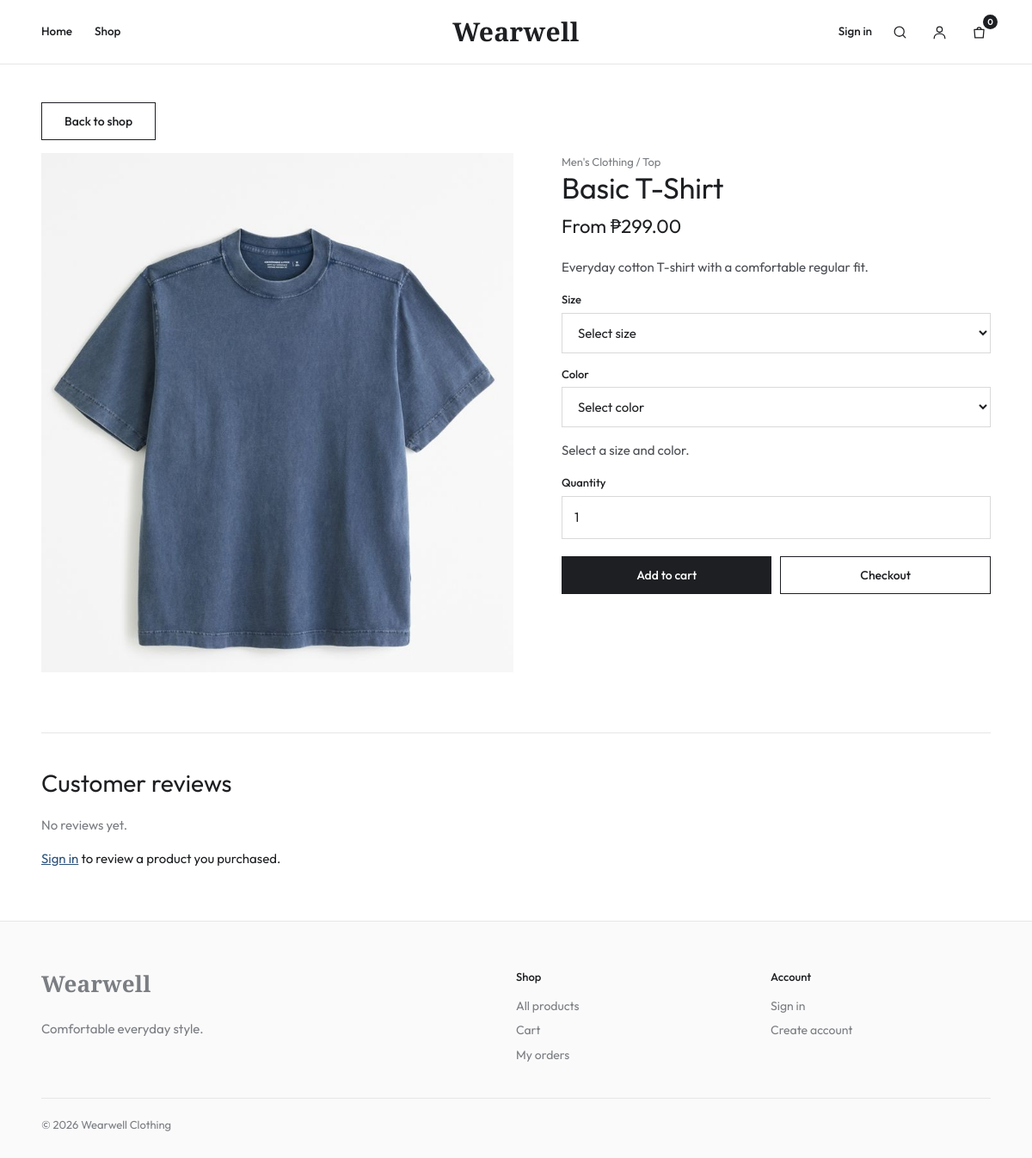
Screenshot of /product.php?id=1 with the database file from the repository.
### tables this page shows
CREATE TABLE product_images (
    image_id BIGINT UNSIGNED AUTO_INCREMENT PRIMARY KEY,
    product_id BIGINT UNSIGNED NOT NULL,
    image_path VARCHAR(255) NOT NULL,
    alt_text VARCHAR(190) NULL,
    sort_order SMALLINT UNSIGNED NOT NULL DEFAULT 0,
    FOREIGN KEY (product_id) REFERENCES products (product_id) ON DELETE CASCADE,
    INDEX idx_images_product_order (product_id, sort_order)
);

CREATE TABLE products (
    product_id BIGINT UNSIGNED AUTO_INCREMENT PRIMARY KEY,
    product_category_id INT UNSIGNED NOT NULL,
    product_type_id INT UNSIGNED NOT NULL,
    product_name VARCHAR(180) NOT NULL,
    slug VARCHAR(200) NOT NULL UNIQUE,
    description TEXT NULL,
    is_active TINYINT(1) NOT NULL DEFAULT 1,
    created_at TIMESTAMP NOT NULL DEFAULT CURRENT_TIMESTAMP,
    updated_at TIMESTAMP NOT NULL DEFAULT CURRENT_TIMESTAMP ON UPDATE CURRENT_TIMESTAMP,
    FOREIGN KEY (product_category_id) REFERENCES product_categories (product_category_id),
    FOREIGN KEY (product_type_id) REFERENCES product_types (product_type_id),
    INDEX idx_products_active_category (is_active, product_category_id)
);

CREATE TABLE product_categories (
    product_category_id INT UNSIGNED AUTO_INCREMENT PRIMARY KEY,
    category_name VARCHAR(100) NOT NULL UNIQUE,
    description TEXT NULL,
    is_active TINYINT(1) NOT NULL DEFAULT 1
);

CREATE TABLE product_types (
    product_type_id INT UNSIGNED AUTO_INCREMENT PRIMARY KEY,
    type_name VARCHAR(100) NOT NULL UNIQUE
);

### includes/functions.php (called while the page is built, shortened)
<?php
function e(mixed $value): string
{
    return htmlspecialchars((string) $value, ENT_QUOTES, "UTF-8");
}
function current_user(): ?array
{
    return $_SESSION["user"] ?? null;
}
function price_label(float $min, float $max): string
{
    $text = "₱" . number_format($min, 2);
    return $min < $max ? "From " . $text : $text;
}

### product.php (the view, shortened to what this page needs)
<?php
require_once __DIR__ . "/includes/functions.php";
$id = (int) ($_GET["id"] ?? 0);
$s = $pdo->prepare(
    'SELECT p.*,c.category_name,t.type_name
    FROM products p
    JOIN product_categories c ON c.product_category_id=p.product_category_id
    LEFT JOIN product_types t ON t.product_type_id=p.product_type_id
    WHERE p.product_id=? AND p.is_active=1 AND c.is_active=1',
);
$s->execute([$id]);
$p = $s->fetch();
$v = $pdo->prepare(
    'SELECT pv.variant_id,pv.size_id,pv.color_id,pv.price,pv.stock_quantity,pv.sku,sz.size_name,co.color_name
    FROM product_variants pv
    LEFT JOIN sizes sz ON sz.size_id=pv.size_id
    LEFT JOIN colors co ON co.color_id=pv.color_id
    WHERE pv.product_id=? AND pv.is_active=1
    ORDER BY sz.size_id,co.color_id',
);
$v->execute([$id]);
$variants = $v->fetchAll();
$prices = array_map(static fn($row) => (float) $row["price"], $variants);
$priceText = $prices ? price_label(min($prices), max($prices)) : "Unavailable";
$im = $pdo->prepare(
    'SELECT image_path,alt_text
    FROM product_images
    WHERE product_id=?
    ORDER BY sort_order,image_id',
);
$im->execute([$id]);
$images = $im->fetchAll();
$image = $images[0] ?? null;
$reviews = $pdo->prepare(
    'SELECT pr.rating,pr.review_text,pr.created_at,u.first_name,u.last_name
    FROM product_reviews pr
    JOIN users u ON u.user_id=pr.user_id
    WHERE pr.product_id=?
    ORDER BY pr.created_at DESC',
);
$reviews->execute([$id]);
$reviews = $reviews->fetchAll();
require __DIR__ . "/includes/header.php";
?>
<p><a class="button secondary" href="<?= e(
    APP_BASE . "/shop.php",
) ?>">Back to shop</a></p>
<div class="pdp">
    <div class="gallery">
        <div class="product-image">
            <?php if ($image): ?>
                <img
                    data-main-img
                    src="<?= APP_BASE . "/" . e($image["image_path"]) ?>"
                    alt="<?= e($image["alt_text"] ?? $p["product_name"]) ?>"
                />
            <?php else: ?>
                Product image
            <?php endif; ?>
        </div>
    </div>
    <section class="pdp-info">
        <div class="eyebrow"><?= e(
            $p["category_name"] .
                ($p["type_name"] ? " / " . $p["type_name"] : ""),
        ) ?></div>
        <h1 class="page-title"><?= e($p["product_name"]) ?></h1>
        <div class="price"><?= e($priceText) ?></div>
        <p><?= nl2br(e($p["description"] ?? "")) ?></p>
        <?php if ($variants): ?>
            <?php
            $variantOptions = [];
            foreach ($variants as $variantOption) {
                $sizeKey = (string) ($variantOption["size_id"] ?? 0);
                $colorKey = (string) ($variantOption["color_id"] ?? 0);
                $variantOptions[$sizeKey . ":" . $colorKey] = [
                    "id" => (int) $variantOption["variant_id"],
                    "stock" => (int) $variantOption["stock_quantity"],
                ];
            }
            ?>
            <form method="post" data-variant-options="<?= e(
                json_encode(
                    $variantOptions,
                    JSON_HEX_TAG | JSON_HEX_AMP | JSON_HEX_APOS | JSON_HEX_QUOT,
                ),
            ) ?>">
                <label for="size-option">Size</label>
                <select id="size-option" name="size_option" required>
                    <option value="">Select size</option>
                </select>
                <label for="color-option">Color</label>
                <select id="color-option" name="color_option" required>
                    <option value="">Select color</option>
                </select>
                <p class="muted" data-variant-stock aria-live="polite">Select a size and color.</p>
                <label>Quantity</label>
                <input type="number" name="quantity" min="1" value="1" max="99" />
                <div class="pdp-actions">
                    <button type="submit" name="action" value="add_to_cart" disabled>Add to cart</button>
                    <button type="submit" name="action" value="checkout" disabled>Checkout</button>
                </div>
            </form>
        <?php else: ?>
            <p class="muted">Options are currently unavailable.</p>
        <?php endif; ?>
    </section>
</div>
<section id="reviews">
    <h2>Customer reviews</h2>
    <?php if (!$reviews): ?>
        <p class="muted">No reviews yet.</p>
    <?php endif; ?>
    <?php if (current_user()): ?>
        <form class="form-card" style="margin-left: 0" method="post">
            <input type="hidden" name="csrf" value="<?= e(csrf_token()) ?>" />
            <input type="hidden" name="action" value="review" />
            <label>Rating (1-5)</label>
            <select name="rating">
                <option value="5">5 - Excellent</option>
                <option value="4">4 - Good</option>
                <option value="3">3 - Average</option>
                <option value="2">2 - Poor</option>
                <option value="1">1 - Bad</option>
            </select>
            <label>Your review</label>
            <textarea name="review_text"></textarea>
            <button>Submit / update review</button>
        </form>
    <?php else: ?>
        <p>
            <a href="<?= APP_BASE ?>/user/login.php">Sign in</a>
            to review a product you purchased.
        </p>
    <?php endif; ?>
</section>
<?php require __DIR__ . "/includes/footer.php"; ?>

### assets/css/style.css (style rules this page uses)
:root { --ink: #1d1f22; --muted: #7a7d82; --blue: #3a6794; --blue-deep: #2b5079; --tile: #f0f0f0; --tile-blue: #e3e8f2; --line: #e6e6e6; --white: #fff; --green: #2b5079; --cream: #f0f0f0; --danger: #a33a2f; --sans: "Outfit", system-ui, -apple-system, "Segoe UI", Arial, sans-serif; --serif: "Playfair Display", Georgia, serif; }
* { box-sizing: border-box; }
html { scroll-behavior: smooth; }
body { margin: 0; color: var(--ink); font: 15px/1.6 var(--sans); background: #fff; -webkit-font-smoothing: antialiased; }
img { max-width: 100%; display: block; }
a { color: var(--blue-deep); }
.page-title { font: 400 34px/1.2 var(--sans); margin: 0 0 6px; letter-spacing: -0.005em; }
.muted { color: var(--muted); }
.button, button { display: inline-block; background: var(--ink); border: 1px solid var(--ink); color: #fff; text-decoration: none; padding: 12px 26px; cursor: pointer; font: 500 14px var(--sans); transition: background 0.2s, color 0.2s; }
.button.secondary, button.secondary { background: transparent; color: var(--ink); border: 1px solid var(--ink); }
label { display: block; font-size: 13px; margin: 14px 0 5px; font-weight: 500; }
input, select, textarea { width: 100%; padding: 12px 14px; border: 1px solid #d9d9d9; border-radius: 0; font: inherit; background: #fff; color: var(--ink); }
.eyebrow { color: var(--muted); font-size: 13px; }
.product-image { aspect-ratio: 1/1.02; background: var(--tile); display: grid; place-items: center; color: var(--muted); overflow: hidden; font-size: 13px; }
.product-image img { width: 100%; height: 100%; object-fit: cover; transition: transform 0.5s; }
.price { font-size: 13px; color: var(--ink); }
.pdp { display: grid; grid-template-columns: minmax(0, 1.1fr) minmax(0, 1fr); gap: 56px; align-items: start; }
.gallery .product-image { aspect-ratio: 1/1.1; }
.pdp-info { position: sticky; top: 24px; }
.pdp-info .price { font-size: 22px; margin: 6px 0 18px; }
.pdp-info p { color: #4a4d52; max-width: 52ch; }
.pdp-actions { display: flex; gap: 10px; margin-top: 20px; }
.pdp-actions button { flex: 1; margin: 0; padding: 12px 16px; }
.pdp-actions button + button { background: #fff; color: var(--ink); }
#reviews { margin-top: 70px; padding-top: 40px; border-top: 1px solid var(--line); }
#reviews h2 { font: 400 28px var(--sans); margin: 0 0 20px; }

### rows the page displays
product_images: image_path (picture)
products: product_category.type_name "Men's Clothing / Top", product_name "Basic T-Shirt", description "Everyday cotton T-shirt with a comfortable regular fit."

### other values shown
$headerCartCount "0"
$priceText "From ₱299.00"
